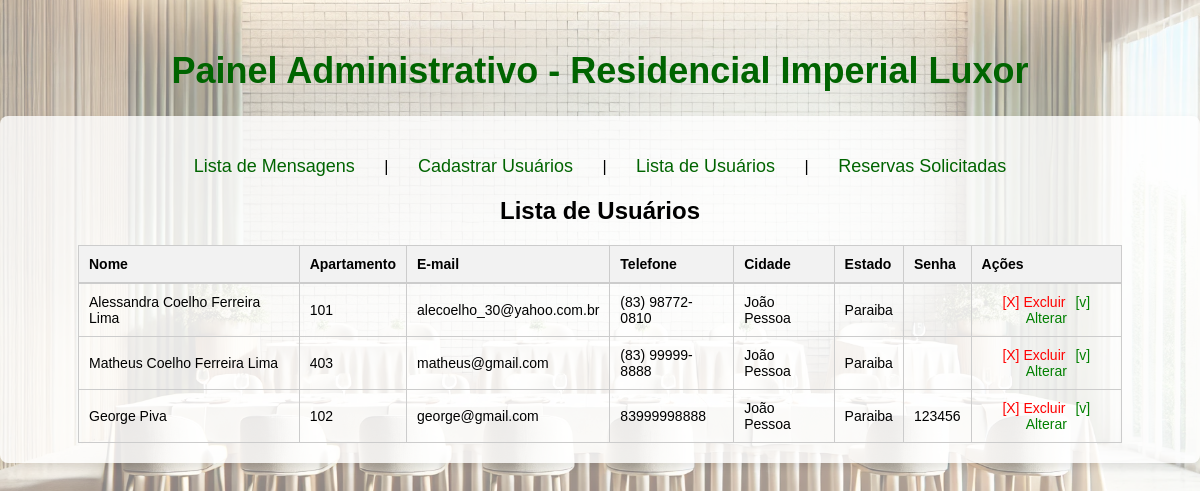
Before: /admin/index.php?pg=lista_usuario with the older database file.
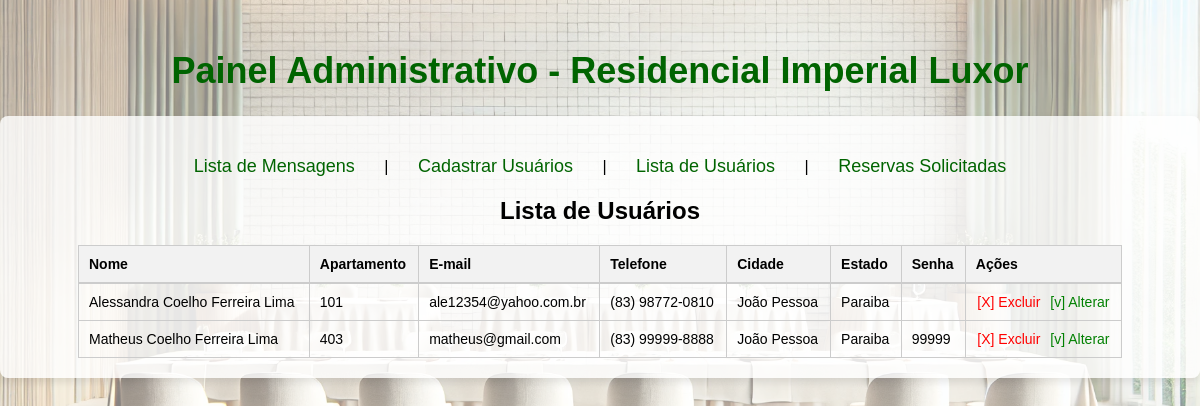
After: the same page with the newer database file.
### tables this page shows
CREATE TABLE `usuario` (
  `id` int(11) NOT NULL,
  `nome` varchar(100) DEFAULT NULL,
  `apartamento` int(3) DEFAULT NULL,
  `email` varchar(100) DEFAULT NULL,
  `telefone` varchar(100) DEFAULT NULL,
  `cidade` varchar(100) DEFAULT NULL,
  `estado` varchar(50) DEFAULT NULL,
  `senha` varchar(6) DEFAULT NULL
);

### admin/lista_usuario.php (the view, shortened to what this page needs)
<h2 style="text-align: center; font-family: Arial, sans-serif;">Lista de Usuários</h2>
<?php
include_once("../config.inc.php");
$sql = mysqli_query($conexao, "SELECT * FROM usuario");
if ($sql && mysqli_num_rows($sql) > 0) {
    echo '<div style="width: 90%; margin: 0 auto; font-family: Arial, sans-serif;">';
    echo '<table style="width: 100%; border-collapse: collapse; text-align: left; font-size: 14px;">';
    echo '<thead>';
    echo '<tr style="background-color: #f2f2f2; border-bottom: 2px solid #ccc;">';
    echo '<th style="padding: 10px; border: 1px solid #ccc;">Nome</th>';
    echo '<th style="padding: 10px; border: 1px solid #ccc;">Apartamento</th>';
    echo '<th style="padding: 10px; border: 1px solid #ccc;">E-mail</th>';
    echo '<th style="padding: 10px; border: 1px solid #ccc;">Telefone</th>';
    echo '<th style="padding: 10px; border: 1px solid #ccc;">Cidade</th>';
    echo '<th style="padding: 10px; border: 1px solid #ccc;">Estado</th>';
    echo '<th style="padding: 10px; border: 1px solid #ccc;">Senha</th>';
    echo '<th style="padding: 10px; border: 1px solid #ccc;">Ações</th>';
    echo '</tr>';
    echo '</thead>';
    echo '<tbody>';
    while ($usuario = mysqli_fetch_array($sql)) {
        echo '<tr>';
        echo '<td style="padding: 10px; border: 1px solid #ccc;">' . htmlspecialchars($usuario['nome']) . '</td>';
        echo '<td style="padding: 10px; border: 1px solid #ccc;">' . htmlspecialchars($usuario['apartamento']) . '</td>';
        echo '<td style="padding: 10px; border: 1px solid #ccc;">' . htmlspecialchars($usuario['email']) . '</td>';
        echo '<td style="padding: 10px; border: 1px solid #ccc;">' . htmlspecialchars($usuario['telefone']) . '</td>';
        echo '<td style="padding: 10px; border: 1px solid #ccc;">' . htmlspecialchars($usuario['cidade']) . '</td>';
        echo '<td style="padding: 10px; border: 1px solid #ccc;">' . htmlspecialchars($usuario['estado']) . '</td>';
        echo '<td style="padding: 10px; border: 1px solid #ccc;">' . htmlspecialchars($usuario['senha']) . '</td>';
        echo '<td style="padding: 10px; border: 1px solid #ccc; text-align: center;">';
        echo '<a href="?pg=excluir_usuario&id=' . htmlspecialchars($usuario['id']) . '" style="color: red; text-decoration: none; margin-right: 10px;" onclick="return confirm(\'Tem certeza que deseja excluir este usuário?\');">[X] Excluir</a>';
        echo '<a href="?pg=form_altera_usuario&id=' . htmlspecialchars($usuario['id']) . '" style="color: green; text-decoration: none;">[v] Alterar</a>';
        echo '</td>';
        echo '</tr>';
    }
    echo '</tbody>';
    echo '</table>';
    echo '</div>';
} else {
    echo "<p style='text-align: center; color: #555;'>Não há usuários cadastrados.</p>";
}
?>

### admin/index.php (shortened to what this page needs)
<!DOCTYPE html>
<html lang="pt-BR">
<head>
</head>
<body>
<header>
    <h1>Painel Administrativo - Residencial Imperial Luxor</h1>
</header>
<div class="container">
    <nav>
        <a href="?pg=lista_msg">Lista de Mensagens</a> |
        <a href="?pg=form_usuario">Cadastrar Usuários</a> |
        <a href="?pg=lista_usuario">Lista de Usuários</a> |
        <a href="?pg=lista_reserva">Reservas Solicitadas</a>
    </nav>
    <?php
        if(empty($_SERVER['QUERY_STRING'])) {
            $var = "conteudo.php";
            include_once($var);
        } else {
            $pg = $_GET['pg'];
            include_once("$pg.php");
        }
    ?>
</div>
</body>
</html>

### admin/index.php (style rules this page uses)
body { background-image: url("Imagem/imagem2.jpeg"); background-size: cover; background-position: center; font-family: Arial, sans-serif; color: black; background-color: rgba(255, 255, 255, 0.5); background-blend-mode: overlay; margin: 0; padding: 0; }
h1 { text-align: center; color: #006400; font-size: 36px; margin-top: 50px; }
nav { text-align: center; margin: 20px; }
nav a { text-decoration: none; color: #006400; font-size: 18px; margin: 0 15px; padding: 10px; transition: background-color 0.3s ease; }
.container { max-width: 1200px; margin: 0 auto; padding: 20px; background-color: rgba(255, 255, 255, 0.8); border-radius: 8px; box-shadow: 0 4px 8px rgba(0, 0, 0, 0.1); }

Changed rows visible on the page:
removed usuario: nome "George Piva", apartamento "102", email "george@gmail.com", telefone "83999998888", cidade "João Pessoa", estado "Paraiba", senha "123456"
changed usuario "Alessandra Coelho Ferreira Lima": email "alecoelho_30@yahoo.com.br" → "ale12354@yahoo.com.br"
changed usuario "Matheus Coelho Ferreira Lima": senha (not shown) → "99999"
